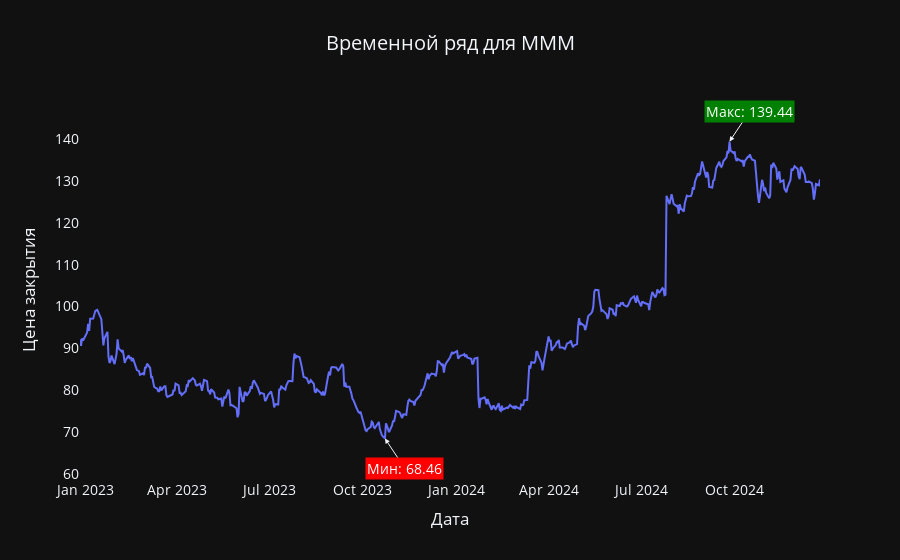
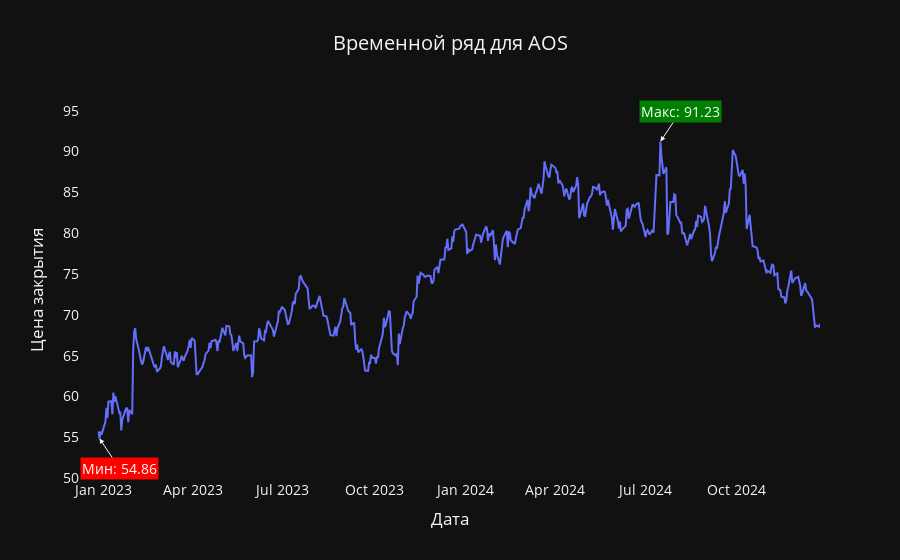
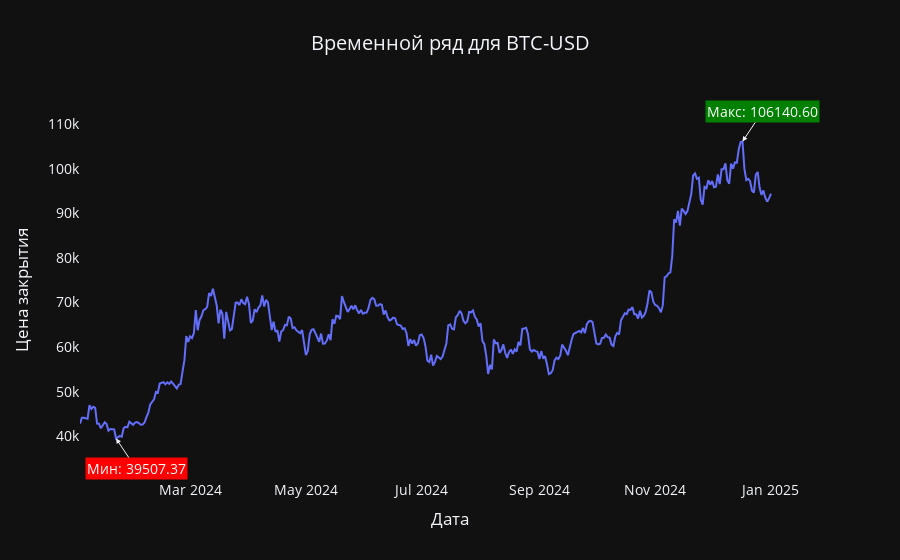
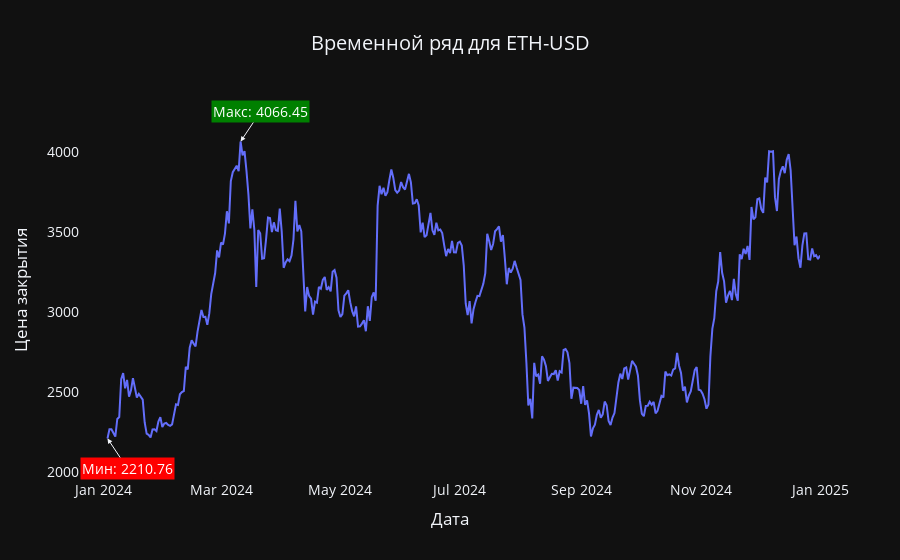

These figures' notebook cell, in order:
### Code cell
for ticker in df['Ticker'].unique():
    _ = df[df['Ticker'] == ticker]
    
    '''Убираю ошибку с лишней линией, проверю дубликаты и пропуски после'''
    _ = _.drop_duplicates(subset=['Date']).sort_values(by='Date')
    if _['Close'].isnull().any():
        _['Close'] = _['Close'].fillna(method='ffill')  #'''Заполнение пропусков предыдущим значением'''
    
    '''Вычисление максимума и минимума'''
    max_row = _.loc[_['Close'].idxmax()]
    min_row = _.loc[_['Close'].idxmin()]
    

    fig = px.line(
        _,
        x='Date',
        y='Close',
        title=f'Временной ряд для {ticker}',
        labels={'Close': 'Цена закрытия', 'Date': 'Дата'},
    )
    
    fig.add_annotation(
        x=max_row['Date'],
        y=max_row['Close'],
        text=f"Макс: {max_row['Close']:.2f}",
        showarrow=True,
        arrowhead=2,
        ax=20,
        ay=-30,
        bgcolor="green",
        font=dict(color="white"),
    )
    fig.add_annotation(
        x=min_row['Date'],
        y=min_row['Close'],
        text=f"Мин: {min_row['Close']:.2f}",
        showarrow=True,
        arrowhead=2,
        ax=20,
        ay=30,
        bgcolor="red",
        font=dict(color="white"),
    )
    

    fig.update_layout(
        template="plotly_dark",
        title=dict(x=0.5),
        xaxis=dict(showgrid=False),
        yaxis=dict(showgrid=False),
        font=dict(size=14),
    )

    fig.show()

### Figure 1 — Plotly figure (JSON) as saved in the notebook; plotly's stock layout.template omitted (floating-point values rounded to 4 significant figures; data arrays with more than 128 entries replaced by an {"elided": "..."} marker saying what was removed)
{"data": [{"hovertemplate": "Дата=%{x}<br>Цена закрытия=%{y}<extra></extra>", "legendgroup": "", "line": {"color": "#636efa", "dash": "solid"}, "marker": {"symbol": "circle"}, "mode": "lines", "name": "", "orientation": "v", "showlegend": false, "type": "scatter", "x": {"elided": "502 str values"}, "xaxis": "x", "y": {"elided": "502 float values"}, "yaxis": "y"}], "layout": {"annotations": [{"arrowhead": 2, "ax": 20, "ay": -30, "bgcolor": "green", "font": {"color": "white"}, "showarrow": true, "text": "Макс: 139.44", "x": "2024-09-26", "y": 139.4}, {"arrowhead": 2, "ax": 20, "ay": 30, "bgcolor": "red", "font": {"color": "white"}, "showarrow": true, "text": "Мин: 68.46", "x": "2023-10-23", "y": 68.46}], "font": {"size": 14}, "legend": {"tracegroupgap": 0}, "title": {"text": "Временной ряд для MMM", "x": 0.5}, "xaxis": {"anchor": "y", "domain": [0, 1], "showgrid": false, "title": {"text": "Дата"}}, "yaxis": {"anchor": "x", "domain": [0, 1], "showgrid": false, "title": {"text": "Цена закрытия"}}}}

### Figure 2 — Plotly figure (JSON) as saved in the notebook; plotly's stock layout.template omitted (floating-point values rounded to 4 significant figures; data arrays with more than 128 entries replaced by an {"elided": "..."} marker saying what was removed)
{"data": [{"hovertemplate": "Дата=%{x}<br>Цена закрытия=%{y}<extra></extra>", "legendgroup": "", "line": {"color": "#636efa", "dash": "solid"}, "marker": {"symbol": "circle"}, "mode": "lines", "name": "", "orientation": "v", "showlegend": false, "type": "scatter", "x": {"elided": "502 str values"}, "xaxis": "x", "y": {"elided": "502 float values"}, "yaxis": "y"}], "layout": {"annotations": [{"arrowhead": 2, "ax": 20, "ay": -30, "bgcolor": "green", "font": {"color": "white"}, "showarrow": true, "text": "Макс: 91.23", "x": "2024-07-16", "y": 91.23}, {"arrowhead": 2, "ax": 20, "ay": 30, "bgcolor": "red", "font": {"color": "white"}, "showarrow": true, "text": "Мин: 54.86", "x": "2022-12-28", "y": 54.86}], "font": {"size": 14}, "legend": {"tracegroupgap": 0}, "title": {"text": "Временной ряд для AOS", "x": 0.5}, "xaxis": {"anchor": "y", "domain": [0, 1], "showgrid": false, "title": {"text": "Дата"}}, "yaxis": {"anchor": "x", "domain": [0, 1], "showgrid": false, "title": {"text": "Цена закрытия"}}}}

### Figure 3 — Plotly figure (JSON) as saved in the notebook; plotly's stock layout.template omitted (floating-point values rounded to 4 significant figures; data arrays with more than 128 entries replaced by an {"elided": "..."} marker saying what was removed)
{"data": [{"hovertemplate": "Дата=%{x}<br>Цена закрытия=%{y}<extra></extra>", "legendgroup": "", "line": {"color": "#636efa", "dash": "solid"}, "marker": {"symbol": "circle"}, "mode": "lines", "name": "", "orientation": "v", "showlegend": false, "type": "scatter", "x": {"elided": "365 str values"}, "xaxis": "x", "y": {"elided": "365 float values"}, "yaxis": "y"}], "layout": {"annotations": [{"arrowhead": 2, "ax": 20, "ay": -30, "bgcolor": "green", "font": {"color": "white"}, "showarrow": true, "text": "Макс: 106140.60", "x": "2024-12-17T00:00:00", "y": 106100.0}, {"arrowhead": 2, "ax": 20, "ay": 30, "bgcolor": "red", "font": {"color": "white"}, "showarrow": true, "text": "Мин: 39507.37", "x": "2024-01-22T00:00:00", "y": 39510.0}], "font": {"size": 14}, "legend": {"tracegroupgap": 0}, "title": {"text": "Временной ряд для BTC-USD", "x": 0.5}, "xaxis": {"anchor": "y", "domain": [0, 1], "showgrid": false, "title": {"text": "Дата"}}, "yaxis": {"anchor": "x", "domain": [0, 1], "showgrid": false, "title": {"text": "Цена закрытия"}}}}

### Figure 4 — Plotly figure (JSON) as saved in the notebook; plotly's stock layout.template omitted (floating-point values rounded to 4 significant figures; data arrays with more than 128 entries replaced by an {"elided": "..."} marker saying what was removed)
{"data": [{"hovertemplate": "Дата=%{x}<br>Цена закрытия=%{y}<extra></extra>", "legendgroup": "", "line": {"color": "#636efa", "dash": "solid"}, "marker": {"symbol": "circle"}, "mode": "lines", "name": "", "orientation": "v", "showlegend": false, "type": "scatter", "x": {"elided": "365 str values"}, "xaxis": "x", "y": {"elided": "365 float values"}, "yaxis": "y"}], "layout": {"annotations": [{"arrowhead": 2, "ax": 20, "ay": -30, "bgcolor": "green", "font": {"color": "white"}, "showarrow": true, "text": "Макс: 4066.45", "x": "2024-03-11T00:00:00", "y": 4066.0}, {"arrowhead": 2, "ax": 20, "ay": 30, "bgcolor": "red", "font": {"color": "white"}, "showarrow": true, "text": "Мин: 2210.76", "x": "2024-01-03T00:00:00", "y": 2211.0}], "font": {"size": 14}, "legend": {"tracegroupgap": 0}, "title": {"text": "Временной ряд для ETH-USD", "x": 0.5}, "xaxis": {"anchor": "y", "domain": [0, 1], "showgrid": false, "title": {"text": "Дата"}}, "yaxis": {"anchor": "x", "domain": [0, 1], "showgrid": false, "title": {"text": "Цена закрытия"}}}}
